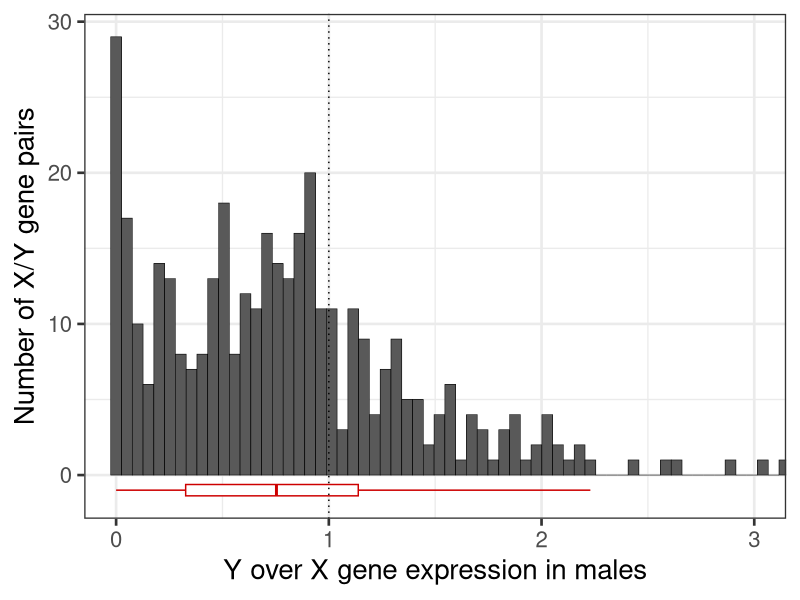
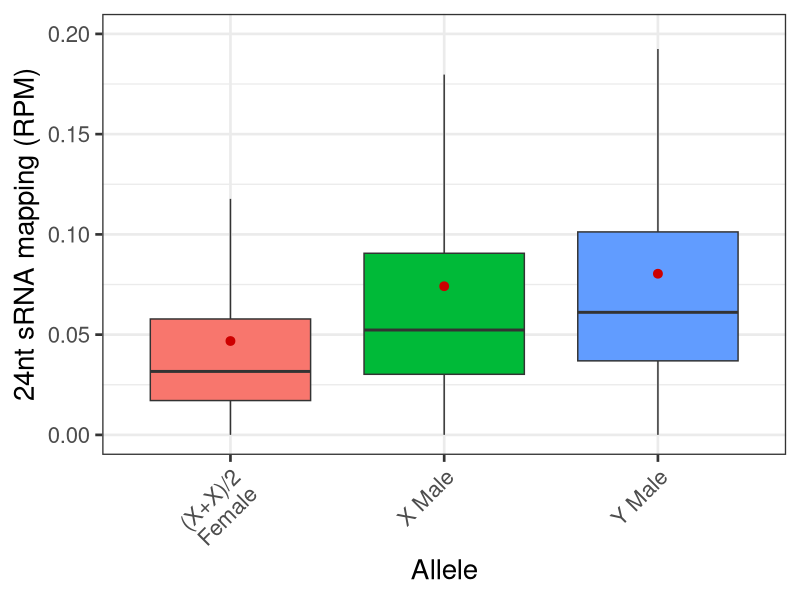
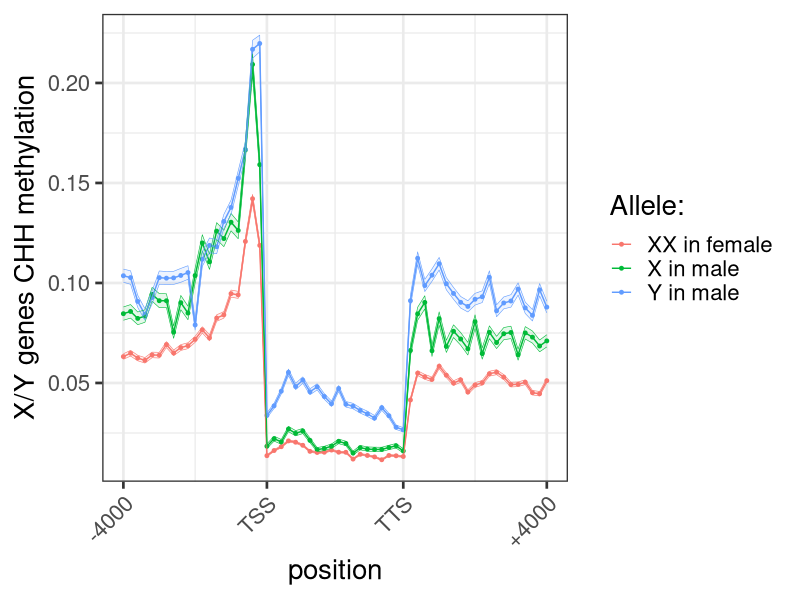

R code for these plots, in order: (Note: this script raises an error after producing the figures.)
#!/usr/bin/env Rscript


library(data.table)
library(ggplot2)


DirectoryPath <- "/home/muyle/Documents/RECHERCHE/DNA_methylation_Silene/Silene_latifolia_genome_paper"
setwd(DirectoryPath)


#---------------------------
# Y/X ration (Figure 2.d.1)
#---------------------------
XYpairs <- fread("XYpairs_gene_expr_sRNA.txt", h=T)

pdf("Figure_2.d.1_Y_over_X_hist.pdf", width=5, height=5)
ggplot(aes(x = Y_over_X_gene_expression), data=XYpairs[tissue=="flowers"]) +
  theme_bw(base_size=20) +
  geom_histogram(aes(x = Y_over_X_gene_expression), bins=3000, color = "black", size = 0.2) +
  geom_boxplot(aes(x = Y_over_X_gene_expression, y=-1), fun="mean", show.legend = FALSE, col="red3", outlier.shape = NA) +
  geom_vline(xintercept = 1, col = "black", linetype = 3) +
  coord_cartesian(xlim=c(0, 3)) +
  labs(x="Y over X gene expression in males", y="Number of X/Y gene pairs") #+
#  facet_grid(rows = vars(tissue), cols = vars(strata), scales = "free_y")
dev.off()  

#-----------------------------
# 24nt sRNA RPM (Figure 2.d.3)
#-----------------------------
XYpairs_Alleles <- fread("XYpairs_Alleles_sRNA.txt", h=T)

pdf("Figure_2.d.3_24_sRNA_mapping.pdf", width=5, height=5)
ggplot(aes(y = sRNA24_exp, x = Allele, fill=Allele), data=XYpairs_Alleles[tissue=="flowers"]) +
  theme_bw(base_size=20) +
  geom_boxplot(aes(y = sRNA24_exp, x = Allele, fill=Allele), show.legend = FALSE, outlier.shape = NA) +
  stat_summary(aes(y = sRNA24_exp, x = Allele), fun="mean", show.legend = FALSE, col="red3") +
  coord_cartesian(ylim=c(0, 0.2)) +
  labs(y="24nt sRNA mapping (RPM)", x="Allele") +
  theme(axis.text.x = element_text(angle = 45, vjust = 1, hjust=1)) #+
  #  facet_grid(rows = vars(tissue), scales = "free_y")
#  facet_grid(rows = vars(tissue), cols = vars(strata), scales = "free_y")
dev.off()  


#---------------------------------------------------------------
# CHH DNA methylation windows for X/Y gene pairs (Figure 2.d.4)
#---------------------------------------------------------------
gene_SummaryWindows <- fread("gene_SummaryWindows.txt", h=T)

gene_SummaryWindows$Allele <- factor(gene_SummaryWindows$Allele, levels = c('XX in female', 'X in male', 'Y in male'))

pdf("Figure_2.d.4_methylation_XYpairs.pdf", width=7, height=5)
ggplot(data=gene_SummaryWindows[context=='CHH'], aes(x = window, y = Average_Methylation, col=Allele)) + 
  theme_bw(base_size=20) +
  theme(axis.text.x = element_text(angle = 45, vjust = 1, hjust=1)) +
  geom_point(aes(x = window, y = Average_Methylation, col=Allele), size = 1) +  
  geom_line(aes(x = window, y = Average_Methylation, col=Allele), size=0.5) +
  geom_ribbon(aes(ymin=CI_low, ymax=CI_high, col=Allele, fill=Allele), linetype=1, size=0.2, alpha=0.1, show.legend = FALSE) +
  labs(x=paste("position", sep=''), y="X/Y genes CHH methylation") + 
  guides(col=guide_legend(title="Allele:")) +
  scale_x_continuous(breaks=c(1, 21, 40, 60), labels=c('-4000', 'TSS', 'TTS', '+4000')) #+
#  facet_grid(rows = vars(context), scales = "free_y")
dev.off()


#----------------------------------------------------
# TEs +/- 4000bp around XY gene pairs (Figure 2.d.2)
#----------------------------------------------------
XY_genes_repeats <- fread('XY_genes_repeats.txt', h=T)

pdf("Figure_2.d.2_TE_length_around_XY_pairs.pdf", width=5, height=5)
ggplot(data=XY_genes_repeats, aes(x =chr, y = total_length_TEs, fill = chr)) + 
  theme_bw(base_size=20) +
  geom_boxplot(aes(y = total_length_TEs, fill = chr), outlier.shape = NA, show.legend = FALSE) +
  stat_summary(aes(y = total_length_TEs, x=chr), fun="mean", show.legend = FALSE, col="red3") +
  labs(x="Allele", y="Repeat length around X/Y genes", fill="Allele") +
  coord_cartesian(ylim=c(0, 35000))# +
#  facet_grid(rows = vars(strata), scales = "free_y")
dev.off()
